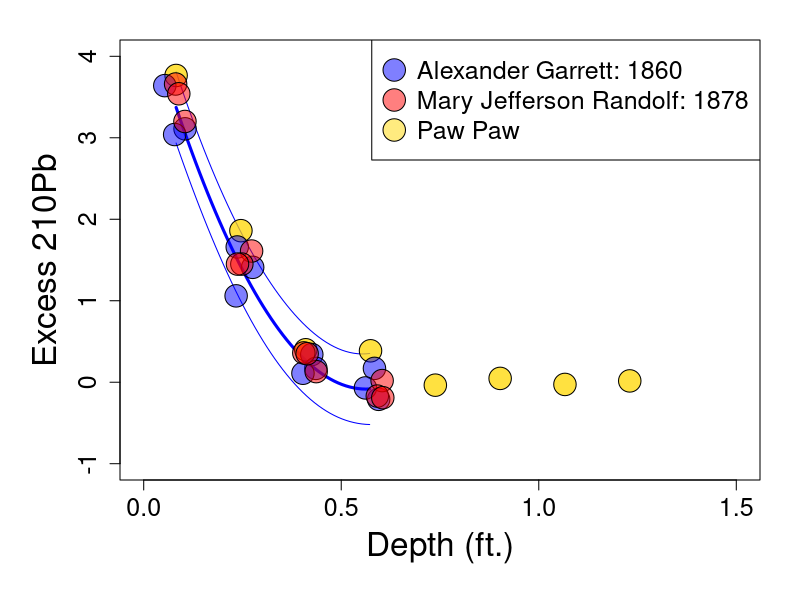

Here is the R script that generated this plot:

library(mgcv)
library (dplyr)
library(ggplot2)

Pb210 <- read.csv('data/Pb210.csv', stringsAsFactors = F)

Pb210$depthFt <- 0.0328084* Pb210$Depth_cm

# check to see what it looks like
str(Pb210)

gy <- filter(Pb210, Site == 'Monticello Grave Yard' )



gy$depthFt2 <- gy$depthFt^2 

pp <- filter(Pb210, Site == 'PawPaw Alignment' )



fit <- lm(ExcessPb210 ~ depthFt + depthFt2,  data=gy)
summary(fit)

depthFt = seq(2.5 * .0328084, 17.5*.0328084,.01) 
depthFt2 <- depthFt^2

pred <- predict(fit, newdata=data.frame(depthFt, depthFt2) , interval='prediction')

par(mar=c(6,6,2,2))
plot(depthFt, pred[,1], ylim= c(-1,4), xlim=c(0,1.5), 
     type='l', col='blue', lwd=3,
     xlab='Depth (ft.)',
     ylab= 'Excess 210Pb',
     cex.lab= 2 , cex.axis=1.5)
lines(depthFt, pred[,2], col='blue')
lines(depthFt, pred[,3], col='blue')
points(pp$depthFt,pp$ExcessPb210, pch=21,bg=adjustcolor('gold',alpha=.75), cex=3 )

points(jitter(gy$depthFt),gy$ExcessPb210, pch=21,
       bg=ifelse(gy$Date == 1860, adjustcolor('blue',alpha=.5),adjustcolor('red',alpha=.5)),
       cex=3 )


legend('topright', legend= c('Alexander Garrett: 1860',
                             'Mary Jefferson Randolf: 1878',
                             'Paw Paw'),
        pch= c(21,21, 21),
        pt.bg = c(adjustcolor('blue',alpha=.5), 
                  adjustcolor('red',alpha=.5),
                  adjustcolor('gold',alpha=.5)), 
        pt.cex = 3,
        cex=1.5)



